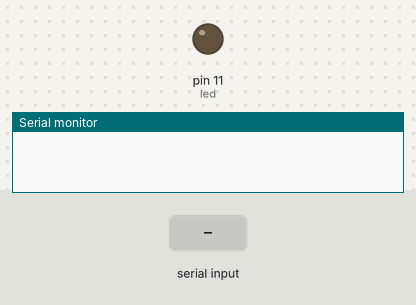
The sketch below on a simulated Arduino Uno, built with avr-gcc and run on an emulated ATmega328P. Shown: output pins drawn as LEDs (lit = HIGH), the last lines printed to the serial monitor. The inputs (shaded band) are chosen by the test bench.

Above: at 1.2 s.
1.3 s: "s\n" received over Serial
At 1.4 s:
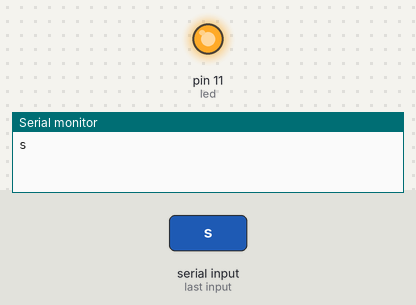
3.0 s: "shotLength=\n" received over Serial
4.5 s: "gon\n" received over Serial
Timing chart, 0 to 7.5 s (numbered marks = the images above; inputs shaded):
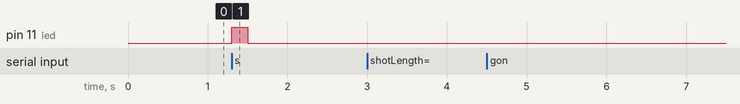

The sketch:

trigger.pde
```cpp
/*
Control iBoom
Protocol, Serial (COM Port, e.g., COM3), each command ends with \n
Commands:
1. gon - turn on Green laser
2. goff - turn off Green laser
 3 s - shoot CO/2 laser
 4 shotLength=xxx, sets CO/2 shooting length to xxx ms, xxx is forced to be beteeen thresholds, e.g., shotLength=1000 sets the shooting period per "s" command to 1 second

 */

// Pin 13 has an LED connected on most Arduino boards.
// give it a name:
int led = 11;
int greenLaser = 4;
int shotLength = 200;
String inputString = "";        // a string to hold incoming data
String numString = "";
boolean stringComplete = false; // whether the string is complete
boolean bufferEmptied = false;
char buffer[200];

// the setup routine runs once when you press reset:
void setup()
{
    // initialize the digital pin as an output.
    pinMode(led, OUTPUT);
    digitalWrite(led, LOW);     // turn the LED off by making the voltage LOW
    digitalWrite(greenLaser, LOW);
    // initialize serial:
    Serial.begin(9600);
    // reserve 200 bytes for the inputString:
    inputString.reserve(200);
    numString.reserve(200);
}

// the loop routine runs over and over again forever:
void loop()
{
    // print the string when a newline arrives:
    if (!stringComplete)
        return;
    inputString.trim();
    Serial.println(inputString);
    if (inputString.startsWith("shotLength=")) {
        String subStr = inputString.substring(11);
        Serial.print("Substring=");
        Serial.print(subStr);
        Serial.println("#");
        subStr.toCharArray(buffer, 200);
        shotLength = atoi(buffer);
        if (shotLength > 3000)
            shotLength = 3000;
        if (shotLength < 10)
            shotLength = 10;
        Serial.print("ShotLength Set to ");
        Serial.print(shotLength);
        Serial.println("");
    } else if (inputString == "s") {
        digitalWrite(led, HIGH);        // turn the LED on (HIGH is the voltage level)
        delay(shotLength);      // wait for a second
        digitalWrite(led, LOW); // turn the LED off by making the voltage LOW
        Serial.print("DoneShot ");
        Serial.print(shotLength);
        Serial.println("ms");
    } else if (inputString == "gon") {
        digitalWrite(greenLaser, HIGH);
    } else if (inputString == "goff") {
        digitalWrite(greenLaser, LOW);
    } else {
        Serial.print("Unknown Command:");
        Serial.print(inputString);
    }
    // clear the string:
    inputString = "";
    stringComplete = false;
    //empty buffer
    while (Serial.available())
        Serial.read();

}

 /*
    SerialEvent occurs whenever a new data comes in the
    hardware serial RX.  This routine is run between each
    time loop() runs, so using delay inside loop can delay
    response.  Multiple bytes of data may be available.
  */
void serialEvent()
{
//  if (Serial.available() == 0 )
//        bufferEmptied = true;
//    else {
//              if (!bufferEmptied) {
    //                       Serial.println("emptying Serial");
//                   while(Serial.available())
//                       Serial.read();
//                       bufferEmptied = true;
//              } else
    while (Serial.available()) {
        // get the new byte:
        char inChar = (char) Serial.read();
        // add it to the inputString:
        inputString += inChar;
        // if the incoming character is a newline, set a flag
        // so the main loop can do something about it:
        if (inChar == '\n') {
            stringComplete = true;
            bufferEmptied = false;
        }
        //           }
    }
}
```

Measured:
- after the input at 1.3 s, pin 11 (led): LOW → HIGH at once, → LOW 0.20 s later
